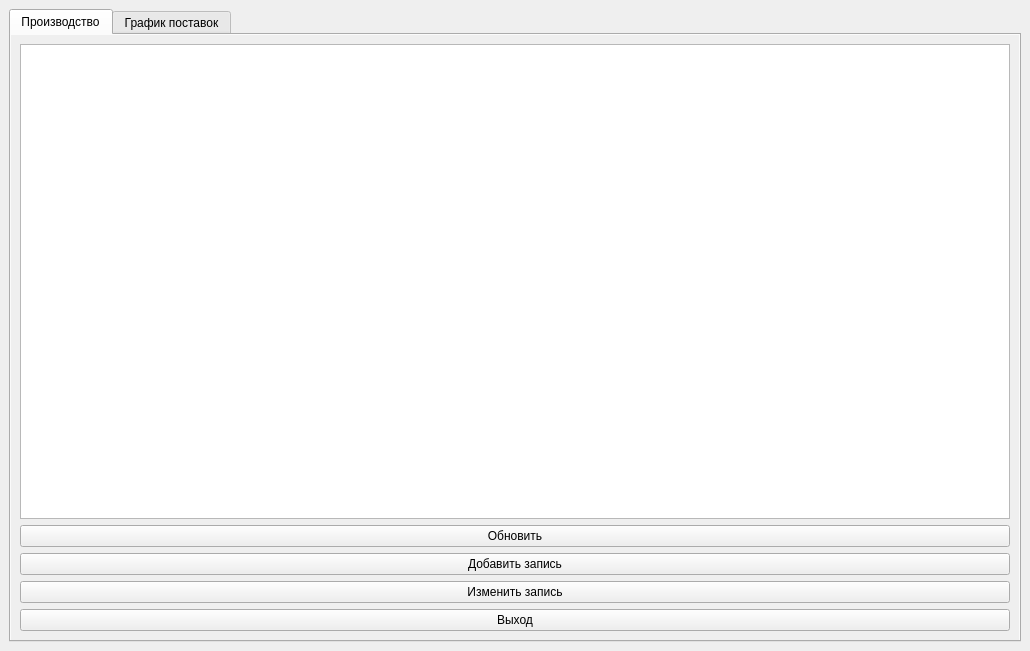
<?xml version="1.0" encoding="UTF-8"?>
<ui version="4.0">
 <class>MainWindow</class>
 <widget class="QMainWindow" name="MainWindow">
  <property name="geometry">
   <rect>
    <x>0</x>
    <y>0</y>
    <width>1030</width>
    <height>651</height>
   </rect>
  </property>
  <property name="sizePolicy">
   <sizepolicy hsizetype="Preferred" vsizetype="Preferred">
    <horstretch>0</horstretch>
    <verstretch>0</verstretch>
   </sizepolicy>
  </property>
  <property name="baseSize">
   <size>
    <width>800</width>
    <height>600</height>
   </size>
  </property>
  <property name="windowTitle">
   <string>MainWindow</string>
  </property>
  <widget class="QWidget" name="centralwidget">
   <layout class="QVBoxLayout" name="verticalLayout">
    <item>
     <widget class="QTabWidget" name="tabWidget">
      <property name="sizePolicy">
       <sizepolicy hsizetype="MinimumExpanding" vsizetype="Expanding">
        <horstretch>0</horstretch>
        <verstretch>0</verstretch>
       </sizepolicy>
      </property>
      <property name="currentIndex">
       <number>0</number>
      </property>
      <widget class="QWidget" name="tab">
       <property name="autoFillBackground">
        <bool>true</bool>
       </property>
       <attribute name="title">
        <string>Производство</string>
       </attribute>
       <layout class="QVBoxLayout" name="verticalLayout_2">
        <item>
         <widget class="QTableWidget" name="tableWidget_1"/>
        </item>
        <item>
         <widget class="QPushButton" name="Refresh">
          <property name="text">
           <string>Обновить</string>
          </property>
         </widget>
        </item>
        <item>
         <widget class="QPushButton" name="AddLine">
          <property name="text">
           <string>Добавить запись</string>
          </property>
         </widget>
        </item>
        <item>
         <widget class="QPushButton" name="ChangeLine">
          <property name="text">
           <string>Изменить запись</string>
          </property>
         </widget>
        </item>
        <item>
         <widget class="QPushButton" name="Exit">
          <property name="text">
           <string>Выход</string>
          </property>
         </widget>
        </item>
       </layout>
      </widget>
      <widget class="QWidget" name="tab_2">
       <property name="autoFillBackground">
        <bool>true</bool>
       </property>
       <attribute name="title">
        <string>График поставок</string>
       </attribute>
       <layout class="QHBoxLayout" name="horizontalLayout_3">
        <item>
         <widget class="QCalendarWidget" name="Calendar"/>
        </item>
        <item>
         <widget class="QTableWidget" name="tableWidget_2"/>
        </item>
       </layout>
      </widget>
     </widget>
    </item>
   </layout>
  </widget>
 </widget>
 <resources/>
 <connections/>
</ui>
